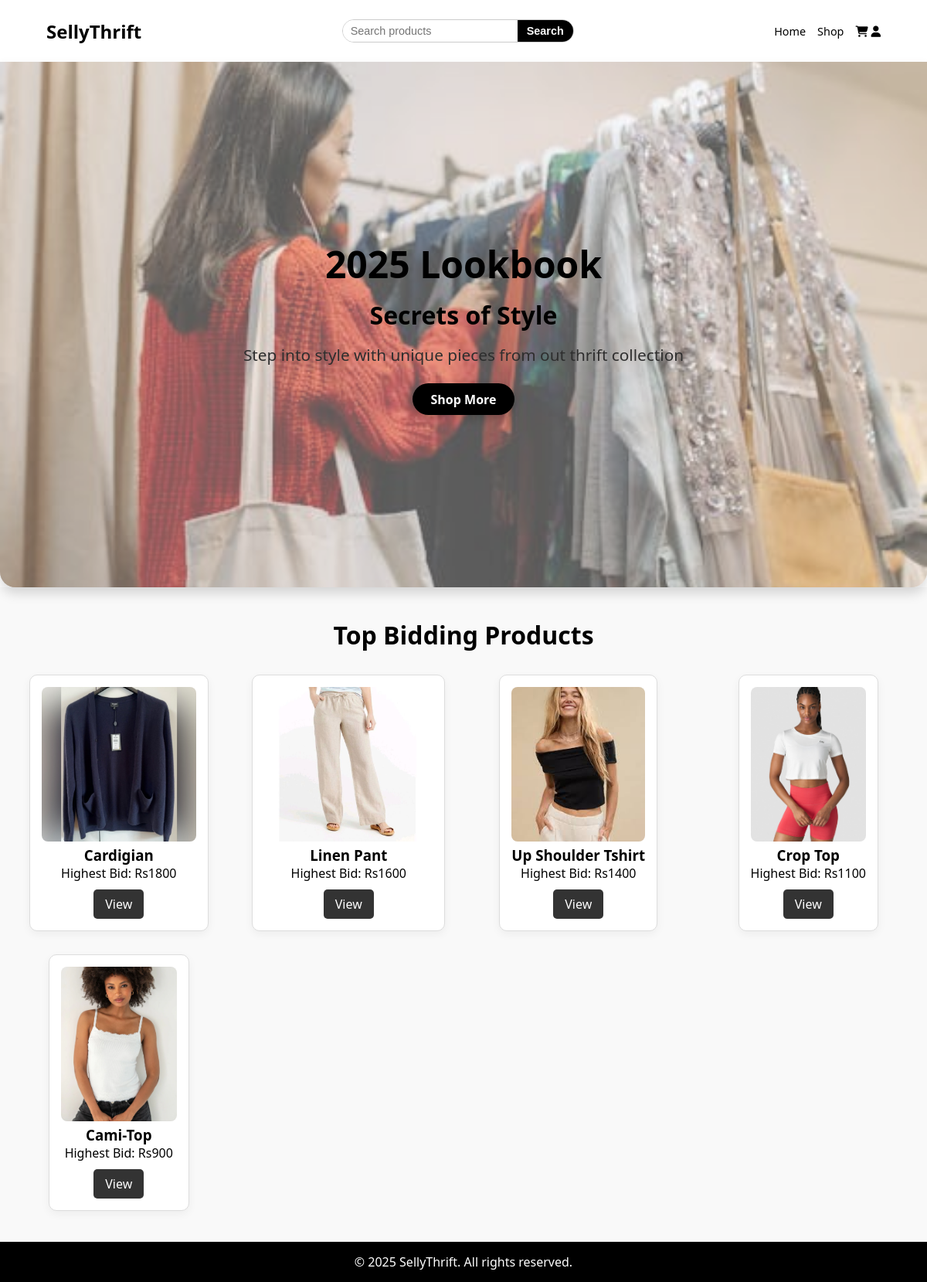
The page / on the database its author committed.
### product/models.py (models this page shows, shortened)
class Product(models.Model):
    product_name = models.CharField(max_length=100)
    description = models.TextField()
    price = models.DecimalField(max_digits=10, decimal_places=2)
    stock = models. PositiveIntegerField()
    image = models.ImageField(upload_to='product_image/')
    category = models.ForeignKey(Category, on_delete=models.CASCADE, null=True, blank=True)

### customer/views.py (the view)
# urls.py: 2. Add a URL to urlpatterns:  path('', views.home, name='home')
def home(request):
    top_bid_products = Product.objects.annotate(
        highest_bid = Max('bids__amount')
    ).order_by('-highest_bid')[:5]
    context ={
        'top_bid_products': top_bid_products
    }
    return render(request, 'home/home.html', context)

### templates/Home/home.html (shortened to what this page needs)
{% extends 'home/base.html' %}
{% load static %}
{% block content %}
<div class="hero-section">
    <img src="{% static 'image/thriftphoto.jpeg' %}" alt="Thrift Background" class="hero-bg">
    <div class="overlay"></div>
    <div class="hero-content">
        <div class="hero-text">
            <h1>2025 Lookbook</h1>
            <span>Secrets of Style</span>
            <p>Step into style with unique pieces from out thrift collection</p>
            <a href="{% url 'customer_product_list' %}" class="btn-hero">Shop More</a>
        </div>
    </div>
</div>
    <div class = "Top-bid-products">
        <h2>Top Bidding Products</h2>
        <div class ="products-grid">
            {% for product in top_bid_products %}
                <div class ="product-card">
                    <img src = "{{ product.image.url }}" alt ="{{ product.product_name }}">
                    <h3>{{ product.product_name }}</h3>
                    <p>Highest Bid: Rs{{ product.highest_bid| default:"0" }}</p>
                    <a href ="{% url 'customer_product_detail' product.id %}" class ="btn-view">View</a>
                </div>
            {% empty %}
                <p>No Product available.</p>
            {%  endfor %}
        </div>
    </div>
{% endblock %}

### templates/Home/base.html (shortened to what this page needs)
{% load static %}
<!DOCTYPE html>
<html lang="en">
<head>
    <link rel="stylesheet" href="https://cdnjs.cloudflare.com/ajax/libs/font-awesome/6.4.0/css/all.min.css">
    <link rel="stylesheet" href="https://cdnjs.cloudflare.com/ajax/libs/font-awesome/6.4.0/css/all.min.css">
</head>
<body>
    <header>
        <div class="header-container">
            <div class="logo">
                <a href="{% url 'home' %}">SellyThrift</a>
            </div>
            <div class="search-bar">
                <form method="GET" action="{% url 'customer_product_list' %}">
                    <input type="text" name="q" placeholder="Search products">
                    <button type="submit">Search</button>
                </form>
            </div>
            <nav class="nav-right">
                <ul class="nav-links">
                    <li><a href="{% url 'home' %}">Home</a></li>
                    <li><a href="{% url 'customer_product_list' %}">Shop</a></li>
                    <li>
                        <a href ="{%url 'cart:detail' %}">
                            <i class ="fas fa-shopping-cart"></i>
                        </a>
                        <a href ="{%url 'userprofile:profile' %}">
                            <i class="fas fa-user"></i>
                        </a>
                    </li>
                </ul>
            </nav>
        </div>
    </header>
    <main>
        {% block content %}{% endblock %}
    </main>
    <footer>
        <div class="container">
            <p>&copy; 2025 SellyThrift. All rights reserved.</p>
        </div>
    </footer>
</body>
</html>

### templates/Home/home.html (style rules this page uses)
* { margin: 0; padding: 0; box-sizing: border-box; }
body { font-family: 'Segoe UI', Tahoma, Geneva, Verdana, sans-serif; background-color: #ffffff; color: #000000; }
a { text-decoration: none; color: #000000; font-weight: 500; transition: color 0.3s; }
.hero-section { position: relative; width: 100%; height: 85vh; display: flex; align-items: center; justify-content: center; overflow: hidden; border-radius: 0 0 20px 20px; box-shadow: 0 8px 15px rgba(0,0,0,0.15); text-align: center; }
.hero-bg { position: absolute; top: 0; left: 0; width: 100%; height: 100%; object-fit: cover; z-index: 0; }
.overlay { position: absolute; top: 0; left: 0; width: 100%; height: 100%; background: rgba(255, 255, 255, 0.35); z-index: 1; }
.hero-content { position: relative; z-index: 2; display: flex; flex-direction: column; align-items: center; justify-content: center; height: 100%; padding: 0 20px; }
.hero-text h1 { font-size: 3rem; font-weight: 700; margin-bottom: 1rem; line-height: 1.2; color: #000000; }
.hero-text span { font-size: 2rem; font-weight: 800; color: #000000; margin: 1rem 0; display: block; }
.hero-text p { font-size: 1.3rem; color: #2E2E2E; margin-bottom: 2rem; }
.btn-hero { padding: 0.6rem 1.5rem; background: #000000; color: #ffffff; font-weight: bold; border-radius: 30px; font-size: 1rem; text-decoration: none; box-shadow: 0 4px 12px rgba(0,0,0,0.2); transition: all 0.3s; }
.Top-bid-products { padding: 40px 20px; text-align: center; background-color: #f9f9f9; }
.Top-bid-products h2 { margin-bottom: 30px; font-size: 32px; }
.products-grid { display: grid; grid-template-columns: repeat(auto-fit, minmax(220px, 1fr)); gap: 30px; justify-items: center; }
.product-card { border: 1px solid #ddd; border-radius: 10px; padding: 15px; text-align: center; max-width: 250px; background-color: #fff; box-shadow: 0 4px 12px rgba(0,0,0,0.05); transition: transform 0.3s, box-shadow 0.3s; }
.product-card img { width: 100%; height: 200px; object-fit: cover; border-radius: 8px; }
.btn-view { display: inline-block; margin-top: 10px; padding: 8px 15px; background-color: #333; color: #fff; border-radius: 5px; text-decoration: none; font-weight: 500; }

### templates/Home/base.html (style rules this page uses)
* { margin: 0; padding: 0; box-sizing: border-box; }
body { font-family: 'Segoe UI', Tahoma, Geneva, Verdana, sans-serif; background-color: #ffffff; color: #000000; }
a { text-decoration: none; color: #000000; font-weight: 500; transition: color 0.3s; }
header { background-color: #ffffff; padding: 10px 0; box-shadow: 0 1px 4px rgba(0,0,0,0.1); }
.header-container { width: 90%; max-width: 1200px; margin: 0 auto; display: flex; justify-content: space-between; align-items: center; height: 60px; }
.logo a { font-size: 1.5rem; font-weight: bold; }
.search-bar { flex: 1; display: flex; justify-content: center; align-items: center; }
.search-bar form { width: 100%; max-width: 300px; display: flex; border: 1px solid #cccccc; border-radius: 30px; overflow: hidden; background-color: #ffffff; }
.search-bar input[type="text"] { flex: 1; padding: 6px 10px; border: none; outline: none; font-size: 0.9rem; background-color: #ffffff; color: #000000; }
.search-bar button { padding: 0 12px; background-color: #000000; border: none; color: #ffffff; font-weight: bold; font-size: 0.9rem; cursor: pointer; transition: background-color 0.3s; }
nav.nav-right ul { list-style: none; display: flex; gap: 15px; }
nav.nav-right ul li a { font-size: 0.9rem; }
footer { background-color: #000000; color: #ffffff; padding: 15px 0; text-align: center; }

### rows shown on the page
Product: image (picture), product_name "Cardigian", highest_bid "1800"
Product: image (picture), product_name "Linen Pant", highest_bid "1600"
Product: image (picture), product_name "Up Shoulder Tshirt", highest_bid "1400"
Product: image (picture), product_name "Crop Top", highest_bid "1100"
Product: image (picture), product_name "Cami-Top", highest_bid "900"
